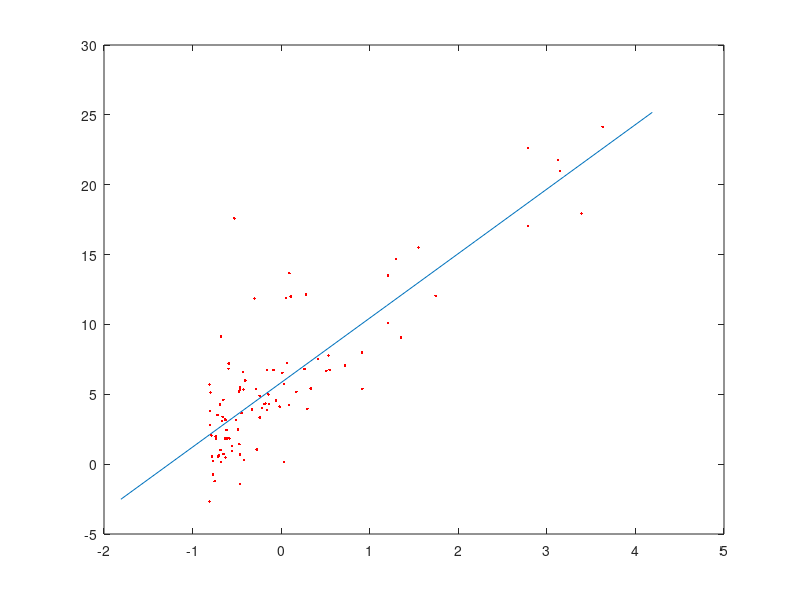

The MATLAB script that drew this image:
clear all;
x = load('q1x.dat');
y = load('q1y.dat');

% normalizing
mu = mean(x);
sigma = std(x);
x = (x-mu)./sigma;

m = size(x,1);

%adding the intercept term
x = [ones(m,1) x];

alpha = 0.001; %learning rate
epsilon = 0.000001;

n = size(x,2);

theta_old = zeros(n,1);
flag = true;

while flag  
    
    h = x*theta_old;
    theta = theta_old + alpha*(1/m)*(x'*(y-h));
    
    if abs(theta - theta_old) < epsilon
        flag = false;
    end
    
    theta_old = theta;
  
end


theta = (theta)';

x1 = min(x(:,2))-1:max(x(:,2))+1;
plot(x1, theta(2)*x1 + theta(1), '-', x(:,2), y, '.r');
alpha
theta
epsilon